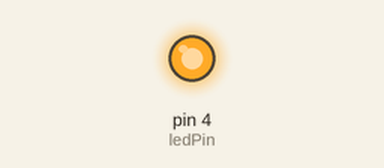
Recording of a sketch running on a simulated Arduino Uno, built with avr-gcc and run on an emulated ATmega328P. Shown: output pins drawn as LEDs (lit = HIGH). Pins used as bus, display or sensor lines are not drawn.

Above: at 0.1 s.
Timing chart, 0 to 1.6 s (numbered marks = the images above):
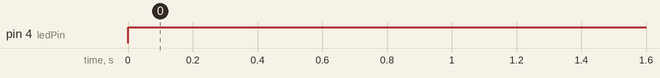

The sketch:

Latch_Test.ino
```cpp
int latchPin = 7;
int ledPin = 4;

void setup() {
  pinMode(latchPin, OUTPUT);
  pinMode(ledPin, OUTPUT);

  digitalWrite(latchPin, HIGH);
}

void loop() {
  digitalWrite(ledPin, HIGH);
  delay(5000);
  digitalWrite(latchPin, LOW);
}
```

Measured:
- by itself, pin 4 (ledPin): LOW → HIGH at 0.00 s
